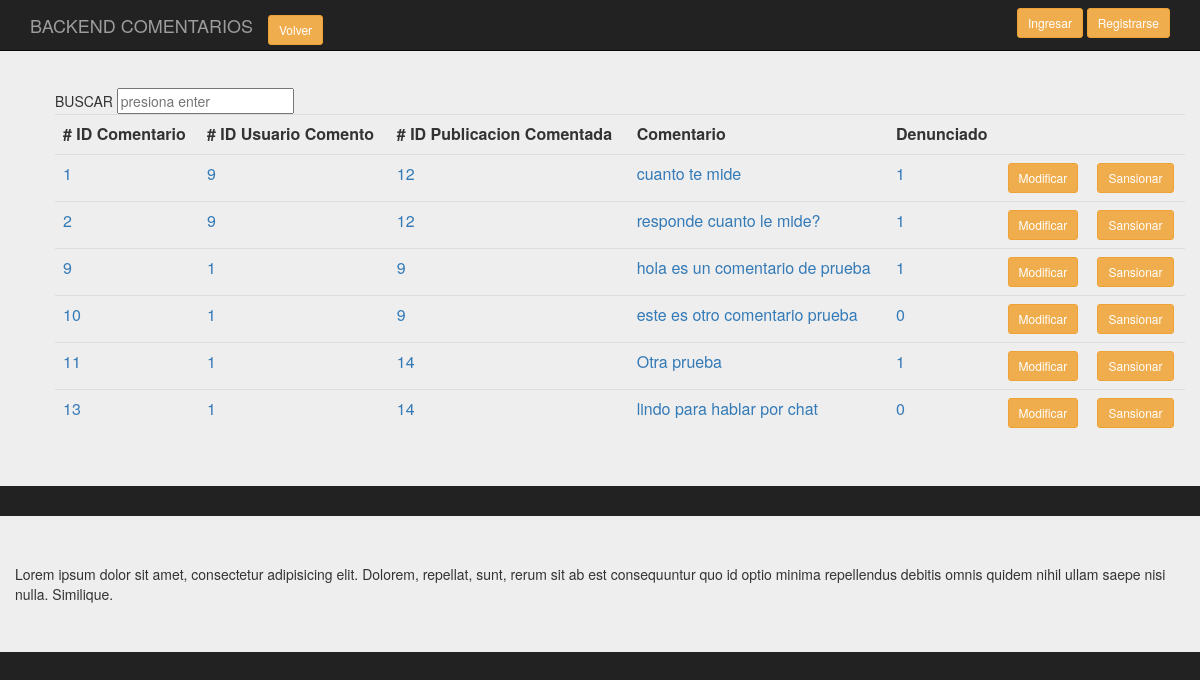
The app's page /backend/Presentacion/BackComenta.php, older data.
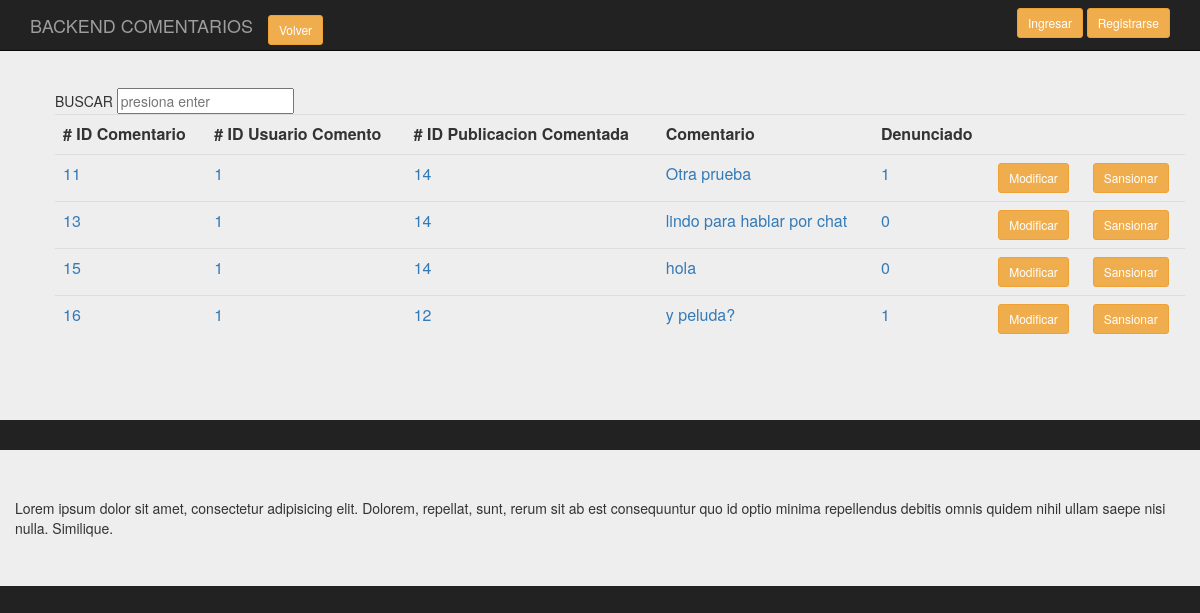
The same page, newer data.
### tables this page shows
CREATE TABLE `comenta` (
  `id_comen` int(11) NOT NULL,
  `id_usucom` int(11) NOT NULL,
  `id_pubcom` int(11) NOT NULL,
  `comentario` varchar(200) DEFAULT NULL,
  `denunciado_com` tinyint(1) NOT NULL,
  `responde_com` varchar(400) NOT NULL
);

### backend/clases/Comenta.class.php (called while the page is built, shortened)
<?php
require_once('../persistencia/PersistenciaComenta.class.php');
class Comenta
{
    public function consultaTodos($conex)
    {
      $pu=new PersistenciaComenta;
      $datos= $pu->consTodos($conex);
      return $datos;
    }
}
?>

### backend/persistencia/PersistenciaComenta.class.php (called while the page is built, shortened)
<?php
class PersistenciaComenta
{
   public function consTodos( $conex)
   {
        $sql = "select * from comenta";
        $result = $conex->prepare($sql);
		$result->execute();
		$resultados=$result->fetchAll();
       return $resultados;
    }
 }
?>

### backend/Presentacion/BackComenta.php (the view, shortened to what this page needs)
<?php
require_once('../clases/Comenta.class.php');
?>
<!doctype html>
<html lang="en">
<head>
<link rel="stylesheet" href="https://maxcdn.bootstrapcdn.com/bootstrap/3.3.7/css/bootstrap.min.css">
<link rel="stylesheet" href="../css/estilos.css">
	</head>
<body>
		<div class="container">
			<nav class="navbar navbar-inverse navbar-fixed-top">
				  <div class="container">
					<div class="navbar-header">
					  <a class="navbar-brand" href="#">BACKEND COMENTARIOS</a>
					  <div class="navbar-brand">
						<a href="index.php" class="btn btn-warning btn-sm">Volver</a>
					  </div>
					</div>
					<div id="navbar" class="navbar-collapse collapse">
					  <form class="navbar-form navbar-right">
						<a href="singin.php" class="btn btn-warning btn-sm">Ingresar</a>
						<a href="Login.php" class="btn btn-warning btn-sm">Registrarse</a>
					  </form>
					</div>
				  </div>
			</nav>
		</div>
		<div class="jumbotron">
			<div class="container-fluid">
				<section class="main row">
					<div class="col-md-12">
					<ol class="pre-scrollable">
										<table class="table">
																<form class="forma-busqueda cf" action="/search.php" method="post">
																	<input name="keywords" id="search_box" type="text" placeholder="presiona enter" >
																</form>
													<tr>
														<th># ID Comentario</th>
														<th># ID Usuario Comento</th>
														<th># ID Publicacion Comentada</th>
														<th>Comentario</th>
														<th>Denunciado</th>
														<th></th>
														<th></th>
													</tr>
												<?php
													$conex = conectar();
													$d = new Comenta();
													$datos_d=$d->consultaTodos($conex);
													$cuenta=count($datos_d);
												?>
												<?php
												for ($i=0;$i<$cuenta;$i++)
												{
												?>
													<tr>
															<td><a value="<?php echo $datos_d[$i][0]?>"  ><?php echo $datos_d[$i][0]?></a></td>
															<td><a value="<?php echo $datos_d[$i][0]?>"  ><?php echo $datos_d[$i][1]?></a></td>
															<td><a value="<?php echo $datos_d[$i][0]?>"  ><?php echo $datos_d[$i][2]?></a></td>
															<td><a value="<?php echo $datos_d[$i][0]?>"  ><?php echo $datos_d[$i][3]?></a></td>
															<td><a value="<?php echo $datos_d[$i][0]?>"  ><?php echo $datos_d[$i][4]?></a></td>
															<td><a href="singin.php" class="btn btn-warning btn-sm">Modificar</a></td>
															<td><a href="Login.php" class="btn btn-warning btn-sm">Sansionar</a></td>
													</tr>
												<?php
												}
												?>
										</table>
					</ol>
					</div>
				</section>
			</div>
		</div>
		<div class="jumbotron">
		<div class="container">
			<div class="row">
			Lorem ipsum dolor sit amet, consectetur adipisicing elit. Dolorem, repellat, sunt, rerum sit ab est consequuntur quo id optio minima repellendus debitis omnis quidem nihil ullam saepe nisi nulla. Similique.
		</div>
		</div>
</body>
</html>

### backend/Css/estilos.css (style rules this page uses)
body { padding-top: 40px; padding-bottom: 40px; background-color: #222; }
.forma-busqueda { margin-left: -2px; }

Row changes from the older to the newer data that the page shows:
removed comenta: id_comen "1", id_usucom "9", id_pubcom "12", comentario "cuanto te mide", denunciado_com "1"
removed comenta: id_comen "2", id_usucom "9", id_pubcom "12", comentario "responde cuanto le mide?", denunciado_com "1"
removed comenta: id_comen "9", id_usucom "1", id_pubcom "9", comentario "hola es un comentario de prueba", denunciado_com "1"
removed comenta: id_comen "10", id_usucom "1", id_pubcom "9", comentario "este es otro comentario prueba", denunciado_com "0"
added comenta: id_comen "15", id_usucom "1", id_pubcom "14", comentario "hola", denunciado_com "0"
added comenta: id_comen "16", id_usucom "1", id_pubcom "12", comentario "y peluda?", denunciado_com "1"
